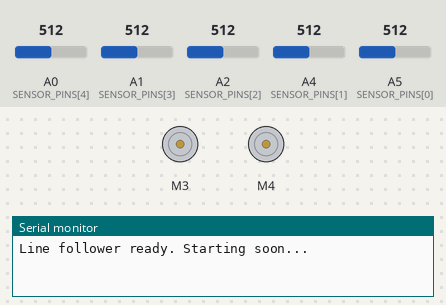
Recording of a sketch running on a simulated Arduino Uno, built with avr-gcc and run on an emulated ATmega328P. On the bench: 2 × DC motor (green arrow = forward, orange = backward, longer = faster), the last lines printed to the serial monitor. The inputs (shaded band) are chosen by the test bench; at power-on: A0 (SENSOR_PINS[4]) = 512, A1 (SENSOR_PINS[3]) = 512, A2 (SENSOR_PINS[2]) = 512, A4 (SENSOR_PINS[1]) = 512, A5 (SENSOR_PINS[0]) = 512.

Above: at 0.1 s.
At 3.16 s:
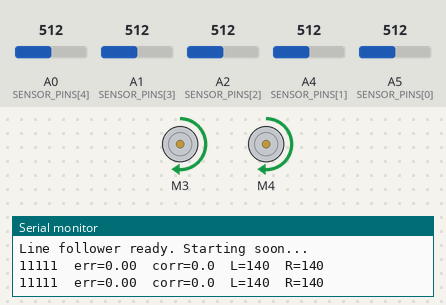
Timing chart, 0 to 4.8 s (numbered marks = the images above):
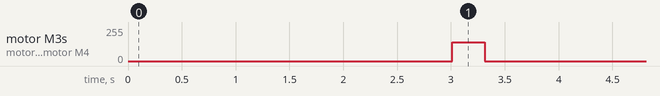

The sketch:

line_follower.ino
```cpp
/*
 * line_follower.ino  --  5-sensor PID line follower
 * Hardware: Arduino Uno + Adafruit Motor Shield v1 (AFMotor library) + 5 IR sensors
 *
 * Improvements over the earlier if/else versions:
 *   - Weighted-position error -> PID, so steering is proportional, not on/off
 *   - Speed drops automatically on sharp corrections
 *   - Line-loss handling: bridge small gaps, then spin toward the side the line
 *     was last seen, then stop safely after a timeout
 *   - All-black handling: crossings are driven straight, a finish box stops the robot
 *   - Fixed-rate control loop with millis() (no blocking delay() inside loop)
 *   - Correct PWM-frequency constants, so millis()/delay() stay accurate on M3/M4
 *   - Rate-limited serial telemetry for tuning
 *
 * Tune in this order: sensors (sensor_test) -> motors (motor_test) -> BASE_SPEED -> Kp -> Kd -> Ki.
 */
#include <AFMotor.h>

// ============================ USER CONFIG ====================================

// ---- Motors ----------------------------------------------------------------
#define LEFT_PORT   3            // motor shield port for the left motor  (1..4)
#define RIGHT_PORT  4            // motor shield port for the right motor (1..4)
const bool LEFT_INVERT  = false; // set true if that wheel spins the wrong way
const bool RIGHT_INVERT = false;

// PWM frequency. IMPORTANT: ports 3/4 share Timer0 with millis()/delay().
// MOTOR34_64KHZ (no prescale) makes millis()/delay() run about 64x too fast.
// MOTOR34_1KHZ keeps Timer0's normal prescaler, so timing stays correct.
// Ports 1/2 use Timer2, so the quiet 64 kHz setting is safe there.
#if LEFT_PORT <= 2
  #define LEFT_PWM_FREQ  MOTOR12_64KHZ
#else
  #define LEFT_PWM_FREQ  MOTOR34_1KHZ
#endif
#if RIGHT_PORT <= 2
  #define RIGHT_PWM_FREQ MOTOR12_64KHZ
#else
  #define RIGHT_PWM_FREQ MOTOR34_1KHZ
#endif

// ---- Sensors (listed LEFT -> RIGHT as seen from behind the robot) -----------
#define SENSOR_COUNT 5
const uint8_t SENSOR_PINS[SENSOR_COUNT]   = {A5, A4, A2, A1, A0};
const float   SENSOR_WEIGHT[SENSOR_COUNT] = {-2, -1, 0, 1, 2};
const bool    LINE_IS_HIGH = true;   // true: black line reads HIGH (typical LM393 IR modules)
const int     THRESHOLD    = 500;    // analogRead() 0..1023; digital modules read ~0 or ~1023

// ---- Speed -------------------------------------------------------------------
const int   BASE_SPEED    = 140;     // cruise PWM (0..255). Start low, raise once stable
const int   MAX_SPEED     = 220;     // forward limit
const int   MAX_REVERSE   = 120;     // reverse limit (lets sharp turns pivot)
const int   MIN_DRIVE     = 50;      // below this PWM the motors only hum, so coast instead
const float TURN_SLOWDOWN = 25.0;    // PWM removed from BASE_SPEED per unit of |error|
const int   SEARCH_SPEED  = 120;     // pivot speed when the line is lost

// ---- PID (error range is -2.0 .. +2.0; output is PWM) -------------------------
float Kp = 45.0;
float Ki = 0.0;                      // keep 0 until Kp/Kd are good
float Kd = 110.0;                    // derivative per control cycle
const float INTEGRAL_LIMIT = 40.0;

// ---- Timing --------------------------------------------------------------------
const unsigned long CONTROL_PERIOD_MS = 10;    // control loop period
const unsigned long START_DELAY_MS    = 3000;  // time to place the robot after power-on
const unsigned long GAP_HOLD_MS       = 80;    // keep last speeds across short line gaps
const unsigned long LOST_TIMEOUT_MS   = 1500;  // stop if the line is not re-found
const bool          STOP_ON_ALL_BLACK = true;  // stop at a finish box (all 5 sensors black)
const unsigned long FINISH_MS         = 300;   // all-black must last this long to count

// ---- Debug ---------------------------------------------------------------------
const bool          DEBUG           = true;
const unsigned long DEBUG_PERIOD_MS = 100;

// ============================ END USER CONFIG ================================

AF_DCMotor leftMotor(LEFT_PORT,   LEFT_PWM_FREQ);
AF_DCMotor rightMotor(RIGHT_PORT, RIGHT_PWM_FREQ);

// Controller state
float lastError  = 0.0;
float integral   = 0.0;
int   lastLeft   = 0;
int   lastRight  = 0;
bool  lost       = false;
bool  allBlack   = false;
bool  stopped    = false;
unsigned long lostSince     = 0;
unsigned long allBlackSince = 0;
unsigned long lastControlMs = 0;
unsigned long lastDebugMs   = 0;

// Drive one motor with a signed speed (-255..255).
void drive(AF_DCMotor &m, int speed, bool invert) {
  if (abs(speed) < MIN_DRIVE) {
    m.run(RELEASE);
    return;
  }
  bool forward = (speed > 0) != invert;
  m.setSpeed(abs(speed));
  m.run(forward ? FORWARD : BACKWARD);
}

void stopMotors() {
  leftMotor.run(RELEASE);
  rightMotor.run(RELEASE);
  lastLeft = 0;
  lastRight = 0;
}

void setup() {
  Serial.begin(115200);
  for (uint8_t i = 0; i < SENSOR_COUNT; i++) pinMode(SENSOR_PINS[i], INPUT);
  stopMotors();
  Serial.println(F("Line follower ready. Starting soon..."));
  delay(START_DELAY_MS);
  lastControlMs = millis();
}

void loop() {
  unsigned long now = millis();
  if (now - lastControlMs < CONTROL_PERIOD_MS) return;   // fixed-rate loop
  lastControlMs = now;

  if (stopped) {
    stopMotors();
    return;
  }

  // ---- 1. Read sensors ---------------------------------------------------------
  int   raw[SENSOR_COUNT];
  uint8_t count = 0;
  float sumW = 0.0;
  char  bits[SENSOR_COUNT + 1];
  for (uint8_t i = 0; i < SENSOR_COUNT; i++) {
    raw[i] = analogRead(SENSOR_PINS[i]);
    bool on = LINE_IS_HIGH ? (raw[i] > THRESHOLD) : (raw[i] < THRESHOLD);
    bits[i] = on ? '1' : '0';
    if (on) {
      count++;
      sumW += SENSOR_WEIGHT[i];
    }
  }
  bits[SENSOR_COUNT] = '\0';

  // ---- 2. Decide what to do ------------------------------------------------------
  int   leftSpeed  = 0;
  int   rightSpeed = 0;
  float error      = lastError;
  float correction = 0.0;

  if (count == 0) {
    // Line lost: bridge a short gap, then search toward the last-seen side, then give up.
    if (!lost) {
      lost = true;
      lostSince = now;
      integral = 0.0;
    }
    allBlack = false;
    unsigned long lostFor = now - lostSince;
    if (lostFor < GAP_HOLD_MS) {
      leftSpeed  = lastLeft;
      rightSpeed = lastRight;
    } else if (lostFor < LOST_TIMEOUT_MS) {
      int dir = (lastError >= 0) ? 1 : -1;     // +1: line last seen on the right
      leftSpeed  =  dir * SEARCH_SPEED;
      rightSpeed = -dir * SEARCH_SPEED;
    } else {
      stopped = true;
      stopMotors();
      Serial.println(F("Line lost. Stopped."));
      return;
    }
  } else {
    if (lost) {                                // just re-acquired: avoid a derivative kick
      lost = false;
      lastError = sumW / count;
      integral = 0.0;
    }

    if (count == SENSOR_COUNT) {
      // All sensors black: crossing or finish box. Drive straight; stop if it persists.
      if (!allBlack) {
        allBlack = true;
        allBlackSince = now;
      }
      if (STOP_ON_ALL_BLACK && (now - allBlackSince >= FINISH_MS)) {
        stopped = true;
        stopMotors();
        Serial.println(F("Finish detected. Stopped."));
        return;
      }
      leftSpeed  = BASE_SPEED;
      rightSpeed = BASE_SPEED;
    } else {
      allBlack = false;

      // ---- 3. PID on weighted position ------------------------------------------
      error = sumW / count;                    // -2.0 (far left) .. +2.0 (far right)
      float derivative = error - lastError;
      integral = constrain(integral + error, -INTEGRAL_LIMIT, INTEGRAL_LIMIT);
      correction = Kp * error + Ki * integral + Kd * derivative;
      lastError = error;

      float base = BASE_SPEED - TURN_SLOWDOWN * fabs(error);
      // Line to the right (error > 0): left wheel faster, right wheel slower.
      leftSpeed  = (int)(base + correction);
      rightSpeed = (int)(base - correction);
    }
  }

  // ---- 4. Drive ---------------------------------------------------------------------
  leftSpeed  = constrain(leftSpeed,  -MAX_REVERSE, MAX_SPEED);
  rightSpeed = constrain(rightSpeed, -MAX_REVERSE, MAX_SPEED);
  drive(leftMotor,  leftSpeed,  LEFT_INVERT);
  drive(rightMotor, rightSpeed, RIGHT_INVERT);
  lastLeft  = leftSpeed;
  lastRight = rightSpeed;

  // ---- 5. Telemetry --------------------------------------------------------------------
  if (DEBUG && (now - lastDebugMs >= DEBUG_PERIOD_MS)) {
    lastDebugMs = now;
    Serial.print(bits);
    Serial.print(F("  err="));  Serial.print(error, 2);
    Serial.print(F("  corr=")); Serial.print(correction, 1);
    Serial.print(F("  L="));    Serial.print(leftSpeed);
    Serial.print(F("  R="));    Serial.println(rightSpeed);
  }
}
```

Measured:
- by itself, motor M3, motor M4: stopped → forward 140/255 at 3.0 s, → stopped 0.30 s later
